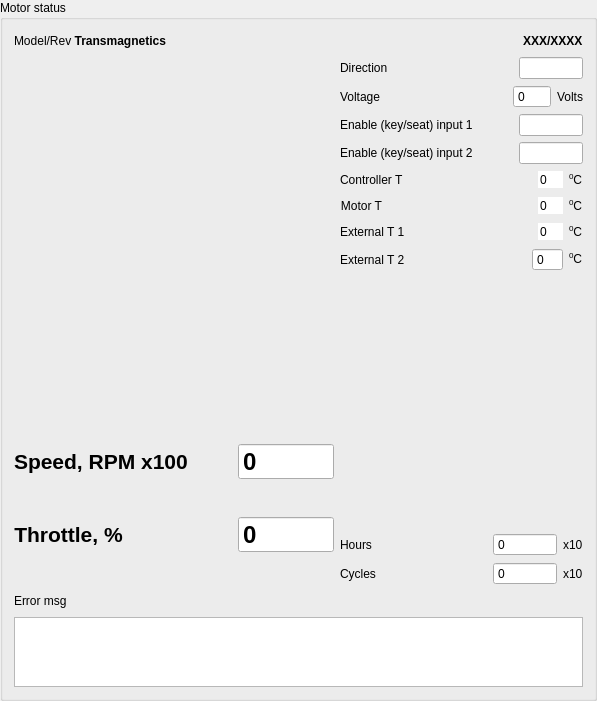
    <widget class="QGroupBox" name="status">
     <property name="sizePolicy">
      <sizepolicy hsizetype="Preferred" vsizetype="Preferred">
       <horstretch>0</horstretch>
       <verstretch>0</verstretch>
      </sizepolicy>
     </property>
     <property name="title">
      <string>Motor status</string>
     </property>
     <layout class="QVBoxLayout" name="verticalLayout_7" stretch="1,100,1">
      <item>
       <layout class="QHBoxLayout" name="horizontalLayout_13">
        <item>
         <widget class="QLabel" name="label_14">
          <property name="text">
           <string>&lt;html&gt;&lt;head/&gt;&lt;body&gt;&lt;p&gt;Model/Rev &lt;span style=&quot; font-weight:600;&quot;&gt;Transmagnetics&lt;/span&gt;&lt;/p&gt;&lt;/body&gt;&lt;/html&gt;</string>
          </property>
         </widget>
        </item>
        <item>
         <spacer name="horizontalSpacer_27">
          <property name="orientation">
           <enum>Qt::Horizontal</enum>
          </property>
          <property name="sizeHint" stdset="0">
           <size>
            <width>40</width>
            <height>20</height>
           </size>
          </property>
         </spacer>
        </item>
        <item>
         <widget class="QLabel" name="modelRev">
          <property name="text">
           <string>&lt;html&gt;&lt;head/&gt;&lt;body&gt;&lt;p&gt;&lt;span style=&quot; font-weight:600;&quot;&gt;XXX/XXXX&lt;/span&gt;&lt;/p&gt;&lt;/body&gt;&lt;/html&gt;</string>
          </property>
         </widget>
        </item>
       </layout>
      </item>
      <item>
       <layout class="QHBoxLayout" name="horizontalLayout_28">
        <item>
         <layout class="QVBoxLayout" name="verticalLayout_2">
          <item>
           <widget class="Dial" name="speed_msr" native="true">
            <property name="sizePolicy">
             <sizepolicy hsizetype="Maximum" vsizetype="Maximum">
              <horstretch>0</horstretch>
              <verstretch>0</verstretch>
             </sizepolicy>
            </property>
            <property name="minimumSize">
             <size>
              <width>320</width>
              <height>320</height>
             </size>
            </property>
           </widget>
          </item>
          <item>
           <layout class="QHBoxLayout" name="horizontalLayout_30">
            <item>
             <widget class="QLabel" name="label_29">
              <property name="text">
               <string>&lt;html&gt;&lt;head/&gt;&lt;body&gt;&lt;p&gt;&lt;span style=&quot; font-size:16pt; font-weight:600;&quot;&gt;Speed, RPM x100&lt;/span&gt;&lt;/p&gt;&lt;/body&gt;&lt;/html&gt;</string>
              </property>
             </widget>
            </item>
            <item>
             <spacer name="horizontalSpacer_25">
              <property name="orientation">
               <enum>Qt::Horizontal</enum>
              </property>
              <property name="sizeHint" stdset="0">
               <size>
                <width>40</width>
                <height>20</height>
               </size>
              </property>
             </spacer>
            </item>
            <item>
             <widget class="QSpinBox" name="speed_msr_dig">
              <property name="enabled">
               <bool>true</bool>
              </property>
              <property name="minimumSize">
               <size>
                <width>96</width>
                <height>0</height>
               </size>
              </property>
              <property name="font">
               <font>
                <family>Arial</family>
                <pointsize>18</pointsize>
                <weight>75</weight>
                <bold>true</bold>
               </font>
              </property>
              <property name="readOnly">
               <bool>true</bool>
              </property>
              <property name="buttonSymbols">
               <enum>QAbstractSpinBox::NoButtons</enum>
              </property>
             </widget>
            </item>
           </layout>
          </item>
          <item>
           <layout class="QHBoxLayout" name="horizontalLayout_18">
            <item>
             <widget class="QLabel" name="label_21">
              <property name="text">
               <string>&lt;html&gt;&lt;head/&gt;&lt;body&gt;&lt;p&gt;&lt;span style=&quot; font-size:16pt; font-weight:600;&quot;&gt;Throttle, %&lt;/span&gt;&lt;/p&gt;&lt;/body&gt;&lt;/html&gt;</string>
              </property>
              <property name="alignment">
               <set>Qt::AlignCenter</set>
              </property>
             </widget>
            </item>
            <item>
             <spacer name="horizontalSpacer_12">
              <property name="orientation">
               <enum>Qt::Horizontal</enum>
              </property>
              <property name="sizeHint" stdset="0">
               <size>
                <width>40</width>
                <height>20</height>
               </size>
              </property>
             </spacer>
            </item>
            <item>
             <widget class="QSpinBox" name="throttleMsr">
              <property name="enabled">
               <bool>true</bool>
              </property>
              <property name="minimumSize">
               <size>
                <width>96</width>
                <height>0</height>
               </size>
              </property>
              <property name="font">
               <font>
                <family>Arial</family>
                <pointsize>18</pointsize>
                <weight>75</weight>
                <bold>true</bold>
               </font>
              </property>
              <property name="readOnly">
               <bool>true</bool>
              </property>
              <property name="buttonSymbols">
               <enum>QAbstractSpinBox::NoButtons</enum>
              </property>
             </widget>
            </item>
           </layout>
          </item>
         </layout>
        </item>
        <item>
         <layout class="QVBoxLayout" name="verticalLayout_5">
          <item>
           <layout class="QHBoxLayout" name="horizontalLayout_24">
            <item>
             <widget class="QLabel" name="label_19">
              <property name="text">
               <string>Direction</string>
              </property>
             </widget>
            </item>
            <item>
             <spacer name="horizontalSpacer_10">
              <property name="orientation">
               <enum>Qt::Horizontal</enum>
              </property>
              <property name="sizeHint" stdset="0">
               <size>
                <width>40</width>
                <height>20</height>
               </size>
              </property>
             </spacer>
            </item>
            <item>
             <widget class="QLineEdit" name="directionMsr">
              <property name="maximumSize">
               <size>
                <width>64</width>
                <height>16777215</height>
               </size>
              </property>
              <property name="readOnly">
               <bool>true</bool>
              </property>
             </widget>
            </item>
           </layout>
          </item>
          <item>
           <layout class="QHBoxLayout" name="horizontalLayout_15">
            <item>
             <widget class="QLabel" name="label_26">
              <property name="text">
               <string>Voltage</string>
              </property>
             </widget>
            </item>
            <item>
             <spacer name="horizontalSpacer_11">
              <property name="orientation">
               <enum>Qt::Horizontal</enum>
              </property>
              <property name="sizeHint" stdset="0">
               <size>
                <width>40</width>
                <height>20</height>
               </size>
              </property>
             </spacer>
            </item>
            <item>
             <widget class="QSpinBox" name="voltage">
              <property name="enabled">
               <bool>true</bool>
              </property>
              <property name="readOnly">
               <bool>true</bool>
              </property>
              <property name="buttonSymbols">
               <enum>QAbstractSpinBox::NoButtons</enum>
              </property>
              <property name="maximum">
               <number>1000</number>
              </property>
             </widget>
            </item>
            <item>
             <widget class="QLabel" name="label_39">
              <property name="text">
               <string>Volts</string>
              </property>
             </widget>
            </item>
           </layout>
          </item>
          <item>
           <layout class="QHBoxLayout" name="horizontalLayout_26">
            <item>
             <widget class="QLabel" name="label_27">
              <property name="text">
               <string>Enable (key/seat) input 1</string>
              </property>
             </widget>
            </item>
            <item>
             <spacer name="horizontalSpacer_21">
              <property name="orientation">
               <enum>Qt::Horizontal</enum>
              </property>
              <property name="sizeHint" stdset="0">
               <size>
                <width>17</width>
                <height>20</height>
               </size>
              </property>
             </spacer>
            </item>
            <item>
             <widget class="QLineEdit" name="enKeySeat_1">
              <property name="maximumSize">
               <size>
                <width>64</width>
                <height>16777215</height>
               </size>
              </property>
              <property name="readOnly">
               <bool>true</bool>
              </property>
             </widget>
            </item>
           </layout>
          </item>
          <item>
           <layout class="QHBoxLayout" name="horizontalLayout_16">
            <item>
             <widget class="QLabel" name="label_28">
              <property name="text">
               <string>Enable (key/seat) input 2</string>
              </property>
             </widget>
            </item>
            <item>
             <spacer name="horizontalSpacer_22">
              <property name="orientation">
               <enum>Qt::Horizontal</enum>
              </property>
              <property name="sizeHint" stdset="0">
               <size>
                <width>40</width>
                <height>20</height>
               </size>
              </property>
             </spacer>
            </item>
            <item>
             <widget class="QLineEdit" name="enKeySeat_2">
              <property name="maximumSize">
               <size>
                <width>64</width>
                <height>16777215</height>
               </size>
              </property>
              <property name="readOnly">
               <bool>true</bool>
              </property>
             </widget>
            </item>
           </layout>
          </item>
          <item>
           <layout class="QHBoxLayout" name="horizontalLayout_17">
            <item>
             <widget class="QLabel" name="label_23">
              <property name="text">
               <string>Controller T</string>
              </property>
             </widget>
            </item>
            <item>
             <spacer name="horizontalSpacer_18">
              <property name="orientation">
               <enum>Qt::Horizontal</enum>
              </property>
              <property name="sizeHint" stdset="0">
               <size>
                <width>40</width>
                <height>20</height>
               </size>
              </property>
             </spacer>
            </item>
            <item>
             <widget class="QSpinBox" name="controllerT">
              <property name="enabled">
               <bool>true</bool>
              </property>
              <property name="frame">
               <bool>false</bool>
              </property>
              <property name="readOnly">
               <bool>true</bool>
              </property>
              <property name="buttonSymbols">
               <enum>QAbstractSpinBox::NoButtons</enum>
              </property>
              <property name="keyboardTracking">
               <bool>true</bool>
              </property>
              <property name="minimum">
               <number>-50</number>
              </property>
              <property name="maximum">
               <number>150</number>
              </property>
             </widget>
            </item>
            <item>
             <widget class="QLabel" name="label_40">
              <property name="text">
               <string>&lt;html&gt;&lt;head/&gt;&lt;body&gt;&lt;p&gt;&lt;span style=&quot; vertical-align:super;&quot;&gt;0&lt;/span&gt;C&lt;/p&gt;&lt;/body&gt;&lt;/html&gt;</string>
              </property>
             </widget>
            </item>
           </layout>
          </item>
          <item>
           <layout class="QHBoxLayout" name="horizontalLayout_14">
            <item>
             <widget class="QLabel" name="label_22">
              <property name="text">
               <string>Motor T</string>
              </property>
              <property name="alignment">
               <set>Qt::AlignCenter</set>
              </property>
             </widget>
            </item>
            <item>
             <spacer name="horizontalSpacer_17">
              <property name="orientation">
               <enum>Qt::Horizontal</enum>
              </property>
              <property name="sizeHint" stdset="0">
               <size>
                <width>40</width>
                <height>20</height>
               </size>
              </property>
             </spacer>
            </item>
            <item>
             <widget class="QSpinBox" name="motorT">
              <property name="enabled">
               <bool>true</bool>
              </property>
              <property name="frame">
               <bool>false</bool>
              </property>
              <property name="readOnly">
               <bool>true</bool>
              </property>
              <property name="buttonSymbols">
               <enum>QAbstractSpinBox::NoButtons</enum>
              </property>
              <property name="minimum">
               <number>-50</number>
              </property>
              <property name="maximum">
               <number>150</number>
              </property>
             </widget>
            </item>
            <item>
             <widget class="QLabel" name="label_42">
              <property name="text">
               <string>&lt;html&gt;&lt;head/&gt;&lt;body&gt;&lt;p&gt;&lt;span style=&quot; vertical-align:super;&quot;&gt;0&lt;/span&gt;C&lt;/p&gt;&lt;/body&gt;&lt;/html&gt;</string>
              </property>
             </widget>
            </item>
           </layout>
          </item>
          <item>
           <layout class="QHBoxLayout" name="horizontalLayout_23">
            <item>
             <widget class="QLabel" name="label_24">
              <property name="text">
               <string>External T 1</string>
              </property>
             </widget>
            </item>
            <item>
             <spacer name="horizontalSpacer_19">
              <property name="orientation">
               <enum>Qt::Horizontal</enum>
              </property>
              <property name="sizeHint" stdset="0">
               <size>
                <width>40</width>
                <height>20</height>
               </size>
              </property>
             </spacer>
            </item>
            <item>
             <widget class="QSpinBox" name="externalT_1">
              <property name="frame">
               <bool>false</bool>
              </property>
              <property name="readOnly">
               <bool>true</bool>
              </property>
              <property name="buttonSymbols">
               <enum>QAbstractSpinBox::NoButtons</enum>
              </property>
              <property name="minimum">
               <number>-50</number>
              </property>
              <property name="maximum">
               <number>150</number>
              </property>
             </widget>
            </item>
            <item>
             <widget class="QLabel" name="label_43">
              <property name="text">
               <string>&lt;html&gt;&lt;head/&gt;&lt;body&gt;&lt;p&gt;&lt;span style=&quot; vertical-align:super;&quot;&gt;0&lt;/span&gt;C&lt;/p&gt;&lt;/body&gt;&lt;/html&gt;</string>
              </property>
             </widget>
            </item>
           </layout>
          </item>
          <item>
           <layout class="QHBoxLayout" name="horizontalLayout_25">
            <item>
             <widget class="QLabel" name="label_25">
              <property name="text">
               <string>External T 2</string>
              </property>
             </widget>
            </item>
            <item>
             <spacer name="horizontalSpacer_20">
              <property name="orientation">
               <enum>Qt::Horizontal</enum>
              </property>
              <property name="sizeHint" stdset="0">
               <size>
                <width>40</width>
                <height>20</height>
               </size>
              </property>
             </spacer>
            </item>
            <item>
             <widget class="QSpinBox" name="externalT_2">
              <property name="readOnly">
               <bool>true</bool>
              </property>
              <property name="buttonSymbols">
               <enum>QAbstractSpinBox::NoButtons</enum>
              </property>
              <property name="minimum">
               <number>-50</number>
              </property>
              <property name="maximum">
               <number>150</number>
              </property>
             </widget>
            </item>
            <item>
             <widget class="QLabel" name="label_41">
              <property name="text">
               <string>&lt;html&gt;&lt;head/&gt;&lt;body&gt;&lt;p&gt;&lt;span style=&quot; vertical-align:super;&quot;&gt;0&lt;/span&gt;C&lt;/p&gt;&lt;/body&gt;&lt;/html&gt;</string>
              </property>
             </widget>
            </item>
           </layout>
          </item>
          <item>
           <spacer name="verticalSpacer_4">
            <property name="orientation">
             <enum>Qt::Vertical</enum>
            </property>
            <property name="sizeHint" stdset="0">
             <size>
              <width>20</width>
              <height>40</height>
             </size>
            </property>
           </spacer>
          </item>
          <item>
           <layout class="QHBoxLayout" name="horizontalLayout_11">
            <item>
             <widget class="QLabel" name="label_12">
              <property name="text">
               <string>Hours</string>
              </property>
             </widget>
            </item>
            <item>
             <spacer name="horizontalSpacer_8">
              <property name="orientation">
               <enum>Qt::Horizontal</enum>
              </property>
              <property name="sizeHint" stdset="0">
               <size>
                <width>40</width>
                <height>20</height>
               </size>
              </property>
             </spacer>
            </item>
            <item>
             <widget class="QSpinBox" name="hours">
              <property name="minimumSize">
               <size>
                <width>64</width>
                <height>0</height>
               </size>
              </property>
              <property name="readOnly">
               <bool>true</bool>
              </property>
              <property name="buttonSymbols">
               <enum>QAbstractSpinBox::NoButtons</enum>
              </property>
              <property name="maximum">
               <number>32000</number>
              </property>
              <property name="singleStep">
               <number>32000</number>
              </property>
             </widget>
            </item>
            <item>
             <widget class="QLabel" name="label_20">
              <property name="text">
               <string>x10</string>
              </property>
             </widget>
            </item>
           </layout>
          </item>
          <item>
           <layout class="QHBoxLayout" name="horizontalLayout_12">
            <item>
             <widget class="QLabel" name="label_13">
              <property name="text">
               <string>Cycles</string>
              </property>
             </widget>
            </item>
            <item>
             <spacer name="horizontalSpacer_9">
              <property name="orientation">
               <enum>Qt::Horizontal</enum>
              </property>
              <property name="sizeHint" stdset="0">
               <size>
                <width>40</width>
                <height>20</height>
               </size>
              </property>
             </spacer>
            </item>
            <item>
             <widget class="QSpinBox" name="cycles">
              <property name="minimumSize">
               <size>
                <width>64</width>
                <height>0</height>
               </size>
              </property>
              <property name="readOnly">
               <bool>true</bool>
              </property>
              <property name="buttonSymbols">
               <enum>QAbstractSpinBox::NoButtons</enum>
              </property>
             </widget>
            </item>
            <item>
             <widget class="QLabel" name="label_30">
              <property name="text">
               <string>x10</string>
              </property>
             </widget>
            </item>
           </layout>
          </item>
         </layout>
        </item>
       </layout>
      </item>
      <item>
       <layout class="QHBoxLayout" name="horizontalLayout_27">
        <item>
         <layout class="QGridLayout" name="gridLayout_3" rowstretch="1,100" columnstretch="1,100">
          <item row="0" column="1">
           <spacer name="horizontalSpacer_3">
            <property name="orientation">
             <enum>Qt::Horizontal</enum>
            </property>
            <property name="sizeHint" stdset="0">
             <size>
              <width>128</width>
              <height>20</height>
             </size>
            </property>
           </spacer>
          </item>
          <item row="0" column="0">
           <widget class="QLabel" name="label_11">
            <property name="text">
             <string>Error msg</string>
            </property>
           </widget>
          </item>
          <item row="1" column="0" colspan="2">
           <widget class="QPlainTextEdit" name="errorMsg">
            <property name="readOnly">
             <bool>true</bool>
            </property>
            <property name="plainText">
             <string notr="true"/>
            </property>
           </widget>
          </item>
         </layout>
        </item>
       </layout>
      </item>
     </layout>
    </widget>
